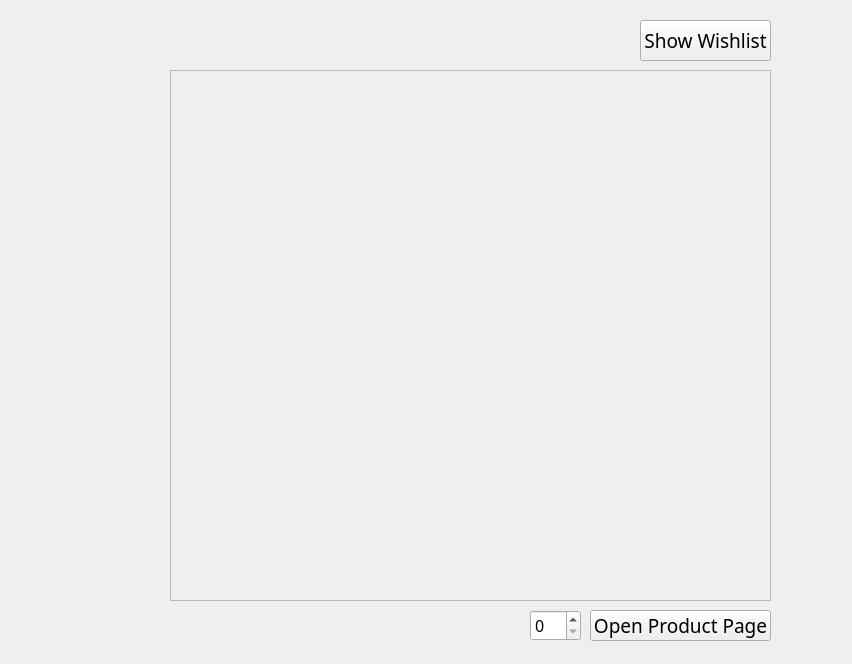
   <widget class="QWidget" name="WishlistPage">
    <widget class="QPushButton" name="Wishlist_ShowButton">
     <property name="geometry">
      <rect>
       <x>640</x>
       <y>20</y>
       <width>131</width>
       <height>41</height>
      </rect>
     </property>
     <property name="font">
      <font>
       <family>Coolvetica Rg</family>
       <pointsize>14</pointsize>
      </font>
     </property>
     <property name="text">
      <string>Show Wishlist</string>
     </property>
     <property name="flat">
      <bool>false</bool>
     </property>
    </widget>
    <widget class="QLabel" name="Wishlist_Background">
     <property name="geometry">
      <rect>
       <x>0</x>
       <y>0</y>
       <width>843</width>
       <height>655</height>
      </rect>
     </property>
     <property name="sizePolicy">
      <sizepolicy hsizetype="Fixed" vsizetype="Fixed">
       <horstretch>0</horstretch>
       <verstretch>0</verstretch>
      </sizepolicy>
     </property>
     <property name="text">
      <string/>
     </property>
    </widget>
    <widget class="QLabel" name="Wishlist_WishlistDisplay">
     <property name="geometry">
      <rect>
       <x>170</x>
       <y>70</y>
       <width>601</width>
       <height>531</height>
      </rect>
     </property>
     <property name="frameShape">
      <enum>QFrame::StyledPanel</enum>
     </property>
     <property name="text">
      <string/>
     </property>
     <property name="alignment">
      <set>Qt::AlignLeading|Qt::AlignLeft|Qt::AlignTop</set>
     </property>
    </widget>
    <widget class="QSpinBox" name="Wishlist_ProductIDInput">
     <property name="geometry">
      <rect>
       <x>530</x>
       <y>610</y>
       <width>51</width>
       <height>31</height>
      </rect>
     </property>
     <property name="font">
      <font>
       <family>Source Sans Pro</family>
       <pointsize>12</pointsize>
      </font>
     </property>
     <property name="maximum">
      <number>999</number>
     </property>
    </widget>
    <widget class="QPushButton" name="Wishlist_OpenProductButton">
     <property name="geometry">
      <rect>
       <x>590</x>
       <y>610</y>
       <width>181</width>
       <height>31</height>
      </rect>
     </property>
     <property name="font">
      <font>
       <family>Coolvetica Rg</family>
       <pointsize>14</pointsize>
      </font>
     </property>
     <property name="text">
      <string>Open Product Page</string>
     </property>
     <property name="flat">
      <bool>false</bool>
     </property>
    </widget>
    <zorder>Wishlist_Background</zorder>
    <zorder>Wishlist_ShowButton</zorder>
    <zorder>Wishlist_WishlistDisplay</zorder>
    <zorder>Wishlist_ProductIDInput</zorder>
    <zorder>Wishlist_OpenProductButton</zorder>
   </widget>
